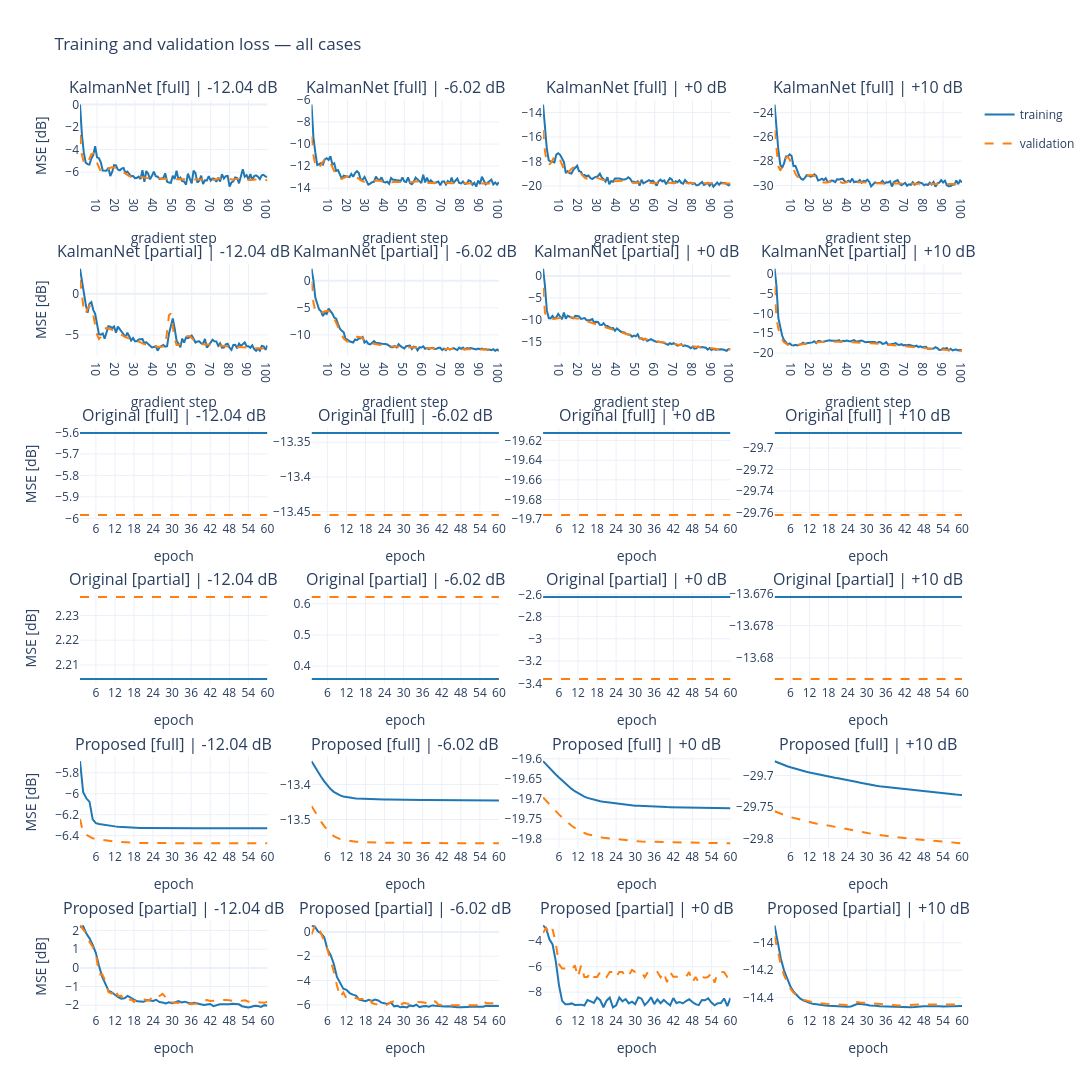

The notebook cell saved with this chart:
### Markdown cell above
## 8. Training and Validation Loss

### Code cell
# One panel per available case: rows are (method, scenario), columns the noise levels -- the whole
# campaign, since every combination is trained anyway. Reads `history`, which
# Sec. 7 either fills by training or loads from training_history.json, so this works with
# RETRAIN = False.
panel_rows = [(method, scen) for method in LEARNED for scen in SCENARIOS
              if any((method, scen, db) in history for db in INV_R2_DB)]

if not panel_rows:
    print("no training history available "
          "(Sec. 7 skipped, no saved training_history.json, or no learned estimator enabled)")
else:
    fig = make_subplots(rows=len(panel_rows), cols=len(INV_R2_DB), shared_xaxes=False,
                        vertical_spacing=min(0.08, 0.9 / max(1, len(panel_rows))),
                        subplot_titles=[f"{method} [{scen}] | {db:+g} dB"
                                        for method, scen in panel_rows for db in INV_R2_DB])
    for row, (method, scen) in enumerate(panel_rows, start=1):
        n_pts = 0
        for col, db in enumerate(INV_R2_DB, start=1):
            hist = history.get((method, scen, db))
            if hist is None:
                continue
            ep = list(range(1, len(hist["train_dB"]) + 1))
            n_pts = max(n_pts, len(ep))
            first = (row == 1 and col == 1)      # the legend is drawn once for the whole figure
            fig.add_trace(go.Scatter(x=ep, y=hist["train_dB"], mode="lines", name="training",
                                     legendgroup="train", showlegend=first,
                                     line=dict(color="#1f77b4", width=2)), row=row, col=col)
            fig.add_trace(go.Scatter(x=ep, y=hist["val_dB"], mode="lines", name="validation",
                                     legendgroup="val", showlegend=first,
                                     line=dict(color="#ff7f0e", width=2, dash="dash")),
                          row=row, col=col)
        # ~10 ticks whatever the row's length. Every panel in a row runs the same number of epochs
        # (same TRAIN[method]), so one dtick from the row's longest curve fits all its columns.
        unit = "gradient step" if method == "KalmanNet" else "epoch"
        for col in range(1, len(INV_R2_DB) + 1):
            fig.update_xaxes(title_text=unit, dtick=max(1, round(n_pts / 10)), row=row, col=col)
        fig.update_yaxes(title_text="MSE [dB]", row=row, col=1)
    fig.update_layout(title="Training and validation loss — all cases",
                      height=300 * len(panel_rows), width=340 * len(INV_R2_DB) + 120,
                      template="plotly_white", hovermode="x unified")
    fig.show()
